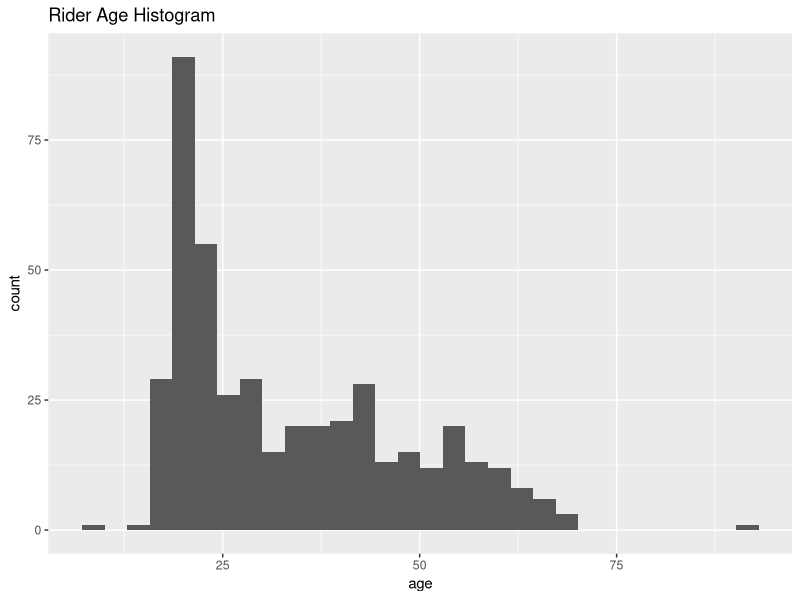
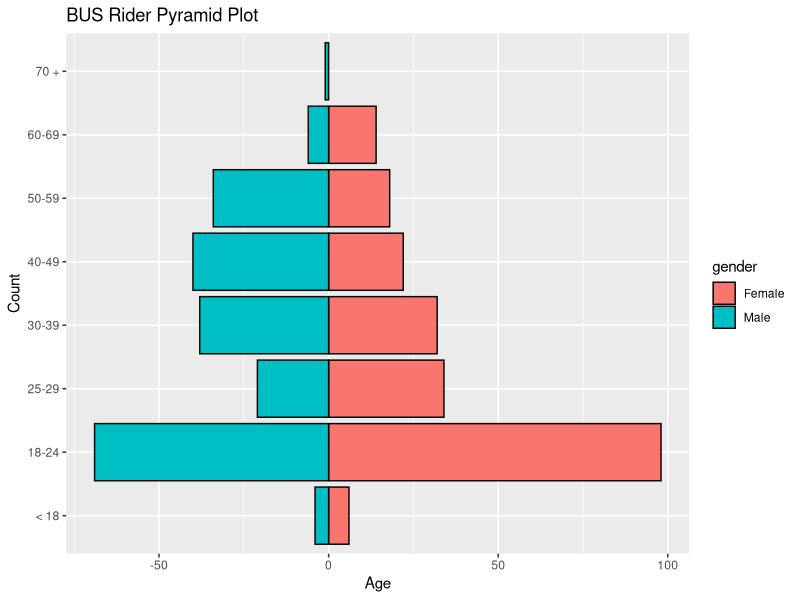
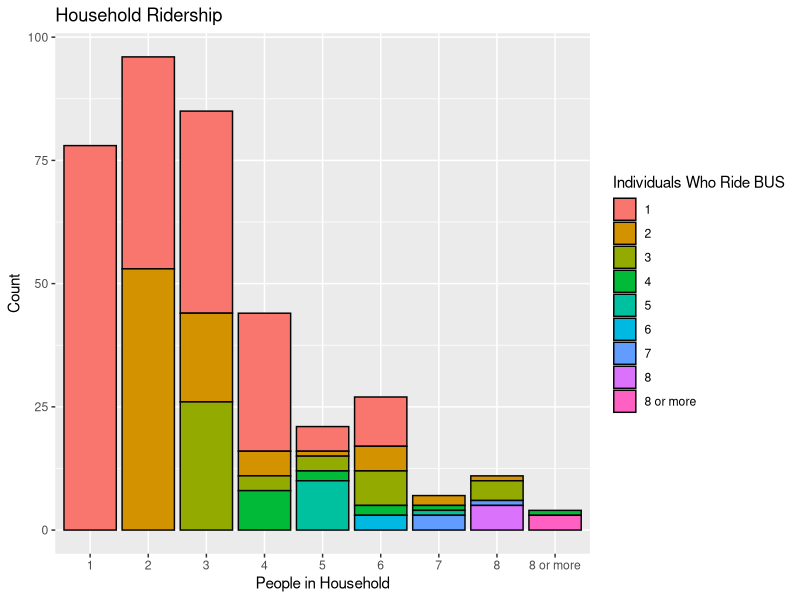
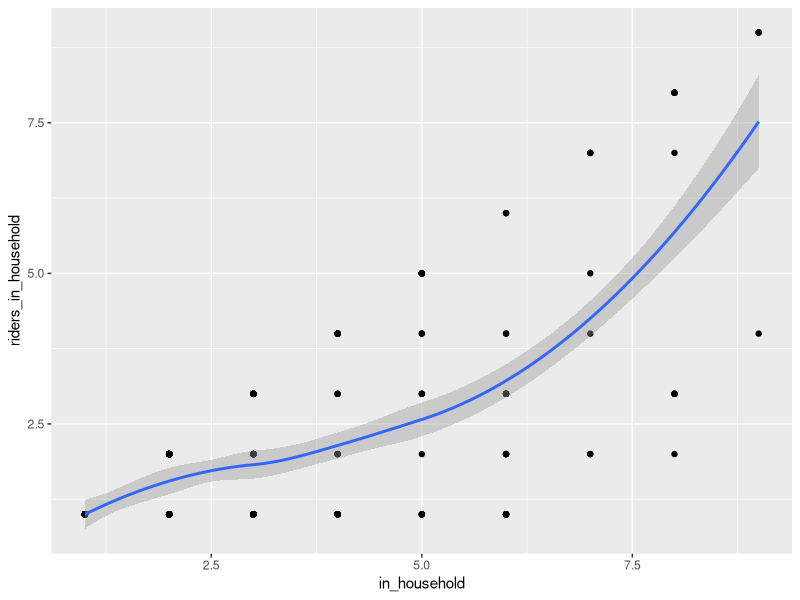

Reproduce these figures in R, in order.
library(tidyverse)

bus_raw <- read_csv("bus_data.csv")

str(bus_raw)

gender_perc <- bus_raw %>%
  select(Q23) %>%
  filter(!is.na(Q23)) %>%
  group_by(Q23) %>%
  summarize(N = n()) %>%
  mutate(
    freq = N / sum(N),
    perc = round((freq * 100), 0)
  )

age <- bus_raw %>%
  select(Q24) %>%
  filter(!is.na(Q24) & Q24 != "Refuse") %>%
  transmute(
    age = as.integer(Q24)
  )

ggplot(data = age, mapping = aes(x = age)) +
  geom_histogram() +
  ggtitle("Rider Age Histogram")


age_m <- bus_raw %>%
  filter(Q23 == "Male") %>%
  filter(!is.na(Q24) & Q24 != "Refuse") %>%
  select(Q24) %>%
  transmute(
    age = as.integer(Q24)
  )
age_m <- cut(age_m$age, breaks = c(1, 17, 24, 30, 40, 50, 60, 70, 100),
             labels = c("< 18", "18-24", "25-29", "30-39", "40-49", "50-59", "60-69", "70 +"))
table(age_m)
age_m <- as.data.frame(age_m)
age_m$age <- age_m$age_m
age_m$gender <- "Male"
age_m$age_m <- NULL

age_f <- bus_raw %>%
  filter(Q23 == "Female") %>%
  filter(!is.na(Q24) & Q24 != "Refuse") %>%
  select(Q24) %>%
  transmute(
    age = as.integer(Q24)
  )
age_f <- cut(age_f$age, breaks = c(1, 17, 24, 30, 40, 50, 60, 70, 100),
             labels = c("< 18", "18-24", "25-29", "30-39", "40-49", "50-59", "60-69", "70 +"))
table(age_f)
age_f <- as.data.frame(age_f)
age_f$age <- age_f$age_f
age_f$gender <- "Female"
age_f$age_f <- NULL

age_gender <- rbind(age_m, age_f)


ggplot(data = age_gender, aes(x =age, fill = gender)) +
  geom_bar(data = subset(age_gender, gender == "Female"), color = "grey2") +
  geom_bar(data = subset(age_gender, gender == "Male"), aes(y = ..count..*(-1)), color = "grey2") +
  coord_flip() +
  ggtitle("BUS Rider Pyramid Plot") +
  xlab("Count") +
  ylab("Age")

race_perc <- bus_raw %>%
  select(Q25) %>%
  filter(!is.na(Q25)) %>%
  group_by(Q25) %>%
  summarize(N = n()) %>%
  mutate(
    freq = N / sum(N),
    perc = round((freq * 100), 0)
  )

in_home <- bus_raw %>%
  select(Q28, Q29) %>%
  filter(!is.na(Q28) & !is.na(Q29)) %>%
  filter(!Q29 > Q28)


ggplot(data = in_home, mapping = aes(x = Q28)) +
  geom_bar(aes(fill = Q29), color = 'grey2') +
  ggtitle("Household Ridership") +
  xlab("People in Household") +
  ylab("Count") +
  scale_fill_discrete(name = "Individuals Who Ride BUS")

in_home_int <- in_home %>%
  mutate(
    Q28 = if_else(Q28 == "8 or more", "9", Q28),
    Q29 = if_else(Q29 == "8 or more", "9", Q29)
  ) %>%
  transmute(
    in_household = as.integer(Q28),
    riders_in_household = as.integer(Q29)
  )

m <- lm(in_home_int$in_household ~ in_home_int$riders_in_household)
summary(m)

ggplot(data = in_home_int, mapping = aes(x = in_household, y = riders_in_household)) +
  geom_point() +
  geom_smooth()

income_perc <- bus_raw %>%
  select(Q30) %>%
  filter(!is.na(Q30)) %>%
  group_by(Q30) %>%
  summarize(N = n()) %>%
  mutate(
    freq = N / sum(N),
    perc = round((freq * 100), 0)
  )  


have_bank_perc <- bus_raw %>%
  select(Q31_1) %>%
  filter(!is.na(Q31_1)) %>%
  group_by(Q31_1) %>%
  summarize(N = n()) %>%
  mutate(
    freq = N / sum(N),
    perc = round((freq * 100), 0)
  )  

have_debit_perc <- bus_raw %>%
  select(Q31_2) %>%
  filter(!is.na(Q31_2)) %>%
  group_by(Q31_2) %>%
  summarize(N = n()) %>%
  mutate(
    freq = N / sum(N),
    perc = round((freq * 100), 0)
  )  

have_credit_perc <- bus_raw %>%
  select(Q31_3) %>%
  filter(!is.na(Q31_3)) %>%
  group_by(Q31_3) %>%
  summarize(N = n()) %>%
  mutate(
    freq = N / sum(N),
    perc = round((freq * 100), 0)
  )  

banked <- bus_raw %>% 
  select(Q31_1, Q31_2, Q31_3) %>%
  filter(Q31_1 == 'Yes' |
           Q31_2 == 'Yes' |
           Q31_3 == 'Yes')

banked_perc <- round((317/493) * 100, 0)



have_mobile_perc <- bus_raw %>%
  select(Q31_4) %>%
  filter(!is.na(Q31_4)) %>%
  group_by(Q31_4) %>%
  summarize(N = n()) %>%
  mutate(
    freq = N / sum(N),
    perc = round((freq * 100), 0)
  )  

have_desktop_perc <- bus_raw %>%
  select(Q31_5) %>%
  filter(!is.na(Q31_5)) %>%
  group_by(Q31_5) %>%
  summarize(N = n()) %>%
  mutate(
    freq = N / sum(N),
    perc = round((freq * 100), 0)
  )  

have_texts_perc <- bus_raw %>%
  select(Q31_6) %>%
  filter(!is.na(Q31_6)) %>%
  group_by(Q31_6) %>%
  summarize(N = n()) %>%
  mutate(
    freq = N / sum(N),
    perc = round((freq * 100), 0)
  )  

connected <- bus_raw %>% 
  select(Q31_4, Q31_5, Q31_6) %>%
  filter(Q31_4 == 'Yes' |
           Q31_5 == 'Yes' |
           Q31_6 == 'Yes')

connected_perc <- round((351/493) * 100, 0)

